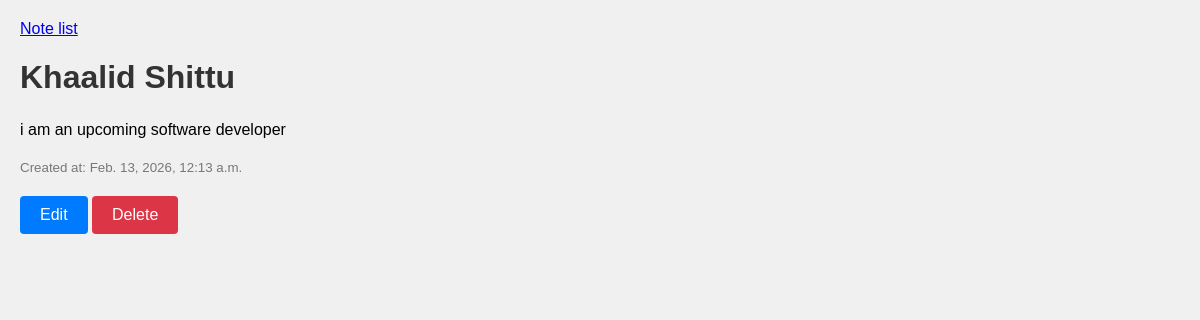
Page /note/6/ on the committed database.
### note_app/models.py (models this page shows, shortened)
class Note(models.Model):
    title = models.CharField(max_length=200, null=False, blank=False)
    content = models.TextField()
    created_at = models.DateTimeField(auto_now_add=True)
    updated_at = models.DateTimeField(auto_now=True)

### note_app/views.py (the view)
# urls.py: path('<int:pk>/', note_detail, name='note_detail'),
def note_detail(request, pk):
    try:
        note = Note.objects.get(pk=pk)
    except Note.DoesNotExist:
        return render(request, 'note_app/note_not_found.html')
    return render(request, 'note_app/note_detail.html', {'note': note})

### note_app/Templates/note_app/note_detail.html (shortened to what this page needs)
<!DOCTYPE html>
<html lang="en">
<head>
</head>
<body>
    <a href="{% url 'note_list' %}">Note list</a>
    <h1>{{ note.title }}</h1>
    <p>{{ note.content }}</p>
    <small>Created at: {{ note.created_at }}</small>
    <br>
    <a class="edit-button" href="{% url 'edit_note' note.id %}">Edit</a>
    <a class="delete-button" href="{% url 'delete_note' note.id %}">Delete</a>
</body>
</html>

### note_app/Templates/note_app/note_detail.html (style rules this page uses)
body { font-family: Arial, sans-serif; margin: 20px; background-color: #f0f0f0; }
h1 { color: #333; }
p { font-size: 16px; line-height: 1.5; }
small { color: #777; }
.edit-button { display: inline-block; margin-top: 20px; padding: 10px 20px; background-color: #007bff; color: white; text-decoration: none; border-radius: 4px; }
.delete-button { display: inline-block; margin-top: 20px; padding: 10px 20px; background-color: #dc3545; color: white; text-decoration: none; border-radius: 4px; }

### rows in the picture
Note: title "Khaalid Shittu", content "i am an upcoming software developer", created_at "Feb. 13, 2026, 12:13 a.m."
